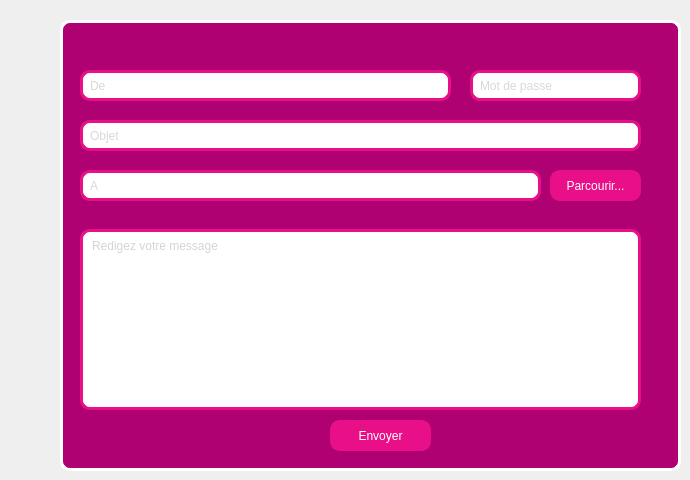
    <widget class="QWidget" name="tab">
     <attribute name="title">
      <string>Mail</string>
     </attribute>
     <widget class="QFrame" name="up_nb_3">
      <property name="geometry">
       <rect>
        <x>60</x>
        <y>20</y>
        <width>621</width>
        <height>451</height>
       </rect>
      </property>
      <property name="styleSheet">
       <string notr="true">border-width: 3px;
background-color: rgb(175, 1, 113);
color: rgb(170, 170, 170);
    border-color: #ffffff;
    border-style: solid;
    border-radius: 10;
    padding: 3px;
    font-size: 12px;
    padding-left: 5px;
    padding-right: 5px;</string>
      </property>
      <property name="frameShape">
       <enum>QFrame::StyledPanel</enum>
      </property>
      <property name="frameShadow">
       <enum>QFrame::Raised</enum>
      </property>
      <widget class="QLineEdit" name="rcpt">
       <property name="geometry">
        <rect>
         <x>20</x>
         <y>50</y>
         <width>371</width>
         <height>31</height>
        </rect>
       </property>
       <property name="styleSheet">
        <string notr="true"> color: #b1b1b1;
background-color: rgb(255, 255, 255);
    border-width: 3px;
    border-color: #E80F88;
    border-style: solid;
    border-radius: 10;
    padding: 3px;
    font-size: 12px;
    padding-left: 5px;
    padding-right: 5px;</string>
       </property>
       <property name="text">
        <string/>
       </property>
       <property name="placeholderText">
        <string>De</string>
       </property>
      </widget>
      <widget class="QLineEdit" name="subject">
       <property name="geometry">
        <rect>
         <x>20</x>
         <y>100</y>
         <width>561</width>
         <height>31</height>
        </rect>
       </property>
       <property name="styleSheet">
        <string notr="true"> color: #b1b1b1;
 
    border-width: 3px;
    border-color: #E80F88;
    border-style: solid;
    border-radius: 10;
background-color: rgb(255, 255, 255);
    padding: 3px;
    font-size: 12px;
    padding-left: 5px;
    padding-right: 5px;</string>
       </property>
       <property name="placeholderText">
        <string>Objet</string>
       </property>
      </widget>
      <widget class="QLineEdit" name="mail_pass">
       <property name="geometry">
        <rect>
         <x>410</x>
         <y>50</y>
         <width>171</width>
         <height>31</height>
        </rect>
       </property>
       <property name="styleSheet">
        <string notr="true">background-color: rgb(255, 255, 255);
 color: #b1b1b1;

    border-width: 3px;
    border-color: #E80F88;
    border-style: solid;
    border-radius: 10;
    padding: 3px;
    font-size: 12px;
    padding-left: 5px;
    padding-right: 5px;</string>
       </property>
       <property name="placeholderText">
        <string>Mot de passe </string>
       </property>
      </widget>
      <widget class="QLineEdit" name="file">
       <property name="geometry">
        <rect>
         <x>20</x>
         <y>150</y>
         <width>461</width>
         <height>31</height>
        </rect>
       </property>
       <property name="styleSheet">
        <string notr="true"> color: #b1b1b1;
 
    border-width: 3px;
    border-color: #E80F88;
    border-style: solid;
    border-radius: 10;
background-color: rgb(255, 255, 255);
    padding: 3px;
    font-size: 12px;
    padding-left: 5px;
    padding-right: 5px;</string>
       </property>
       <property name="text">
        <string/>
       </property>
       <property name="placeholderText">
        <string>A</string>
       </property>
      </widget>
      <widget class="QPushButton" name="browse">
       <property name="geometry">
        <rect>
         <x>490</x>
         <y>150</y>
         <width>91</width>
         <height>31</height>
        </rect>
       </property>
       <property name="styleSheet">
        <string notr="true">background-color: rgb(232, 15, 136);
color: rgb(255, 255, 255);
 
    border-width: 3px;
    border-color: #E80F88;
    border-style: solid;
    border-radius: 10;

    padding: 3px;
    font-size: 12px;
    padding-left: 5px;
    padding-right: 5px;</string>
       </property>
       <property name="text">
        <string>Parcourir...</string>
       </property>
      </widget>
      <widget class="QTextEdit" name="msg">
       <property name="geometry">
        <rect>
         <x>20</x>
         <y>209</y>
         <width>561</width>
         <height>181</height>
        </rect>
       </property>
       <property name="styleSheet">
        <string notr="true">background-color: rgb(255, 255, 255);
 border-width: 3px;
    border-color: #E80F88;
    border-style: solid;
    border-radius: 10;</string>
       </property>
       <property name="placeholderText">
        <string>Redigez votre message</string>
       </property>
      </widget>
      <widget class="QPushButton" name="sendBtn">
       <property name="geometry">
        <rect>
         <x>270</x>
         <y>400</y>
         <width>101</width>
         <height>31</height>
        </rect>
       </property>
       <property name="styleSheet">
        <string notr="true">background-color: rgb(232, 15, 136);
color: rgb(255, 255, 255);
 
    border-width: 3px;
    border-color: #E80F88;
    border-style: solid;
    border-radius: 10;

    padding: 3px;
    font-size: 12px;
    padding-left: 5px;
    padding-right: 5px;</string>
       </property>
       <property name="text">
        <string>Envoyer</string>
       </property>
       <property name="icon">
        <iconset>
         <normaloff>../../../pngegg (21).png</normaloff>../../../pngegg (21).png</iconset>
       </property>
      </widget>
     </widget>
    </widget>
